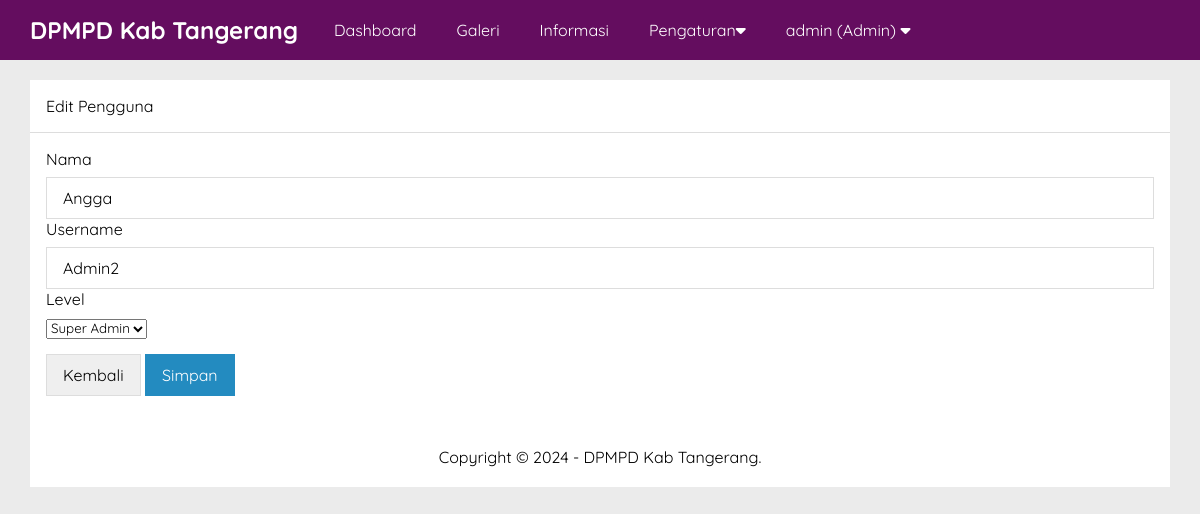
The app's page /admin/edit-pengguna.php?id=19 (signed in) with its own data.
### tables this page shows
CREATE TABLE `pengaturan` (
  `id` int(11) NOT NULL,
  `nama` varchar(50) NOT NULL,
  `email` varchar(50) NOT NULL,
  `telepon` varchar(20) NOT NULL,
  `alamat` text NOT NULL,
  `logo` varchar(50) NOT NULL,
  `favicon` varchar(50) NOT NULL,
  `tentang_sekolah` text NOT NULL,
  `foto_sekolah` varchar(50) NOT NULL,
  `google_maps` text NOT NULL,
  `nama_kepsek` varchar(50) NOT NULL,
  `foto_kepsek` varchar(50) NOT NULL,
  `sambutan_kepsek` text NOT NULL,
  `created_at` timestamp NOT NULL DEFAULT current_timestamp(),
  `updated_at` datetime DEFAULT NULL
);

CREATE TABLE `pengguna` (
  `id` int(11) NOT NULL,
  `nama` varchar(30) NOT NULL,
  `username` varchar(30) NOT NULL,
  `password` varchar(50) NOT NULL,
  `level` enum('Super Admin','Admin') NOT NULL,
  `created_at` timestamp NOT NULL DEFAULT current_timestamp(),
  `updated_at` datetime DEFAULT NULL
);

### admin/edit-pengguna.php (the view, shortened to what this page needs)
<?php include 'header.php' ?>
<?php
    $pengguna = mysqli_query($conn,"SELECT * FROM pengguna WHERE id = '".$_GET['id']."' ");
    $p        = mysqli_fetch_object($pengguna);
?>
            <div class="content">
                <div class="container">
                    <div class="box">
                        <div class="box-header">
                          Edit Pengguna
                        </div>
                        <div class="box-body">
                            <form action ="" method="POST">
                            <div class="form-group">
                                <label>Nama</label>
                                <input type="text" name="nama" placeholder="Nama Lengkap" class="input-control" value="<?=$p->nama
                                ?>" required>
                                <div class="form-group">
                                <label>Username</label>
                                <input type="text" name="user" placeholder="Username" class="input-control" value="<?=$p->username
                                ?>"required>
                                <div class="form-group">
                                <label>Level</label>
                                <select name="level" class="input=control" required>
                                    <option value="Super Admin" <?= ($p->level == 'Super Admin')? 'selected' : ''; ?>> Super Admin</option>
                                </select>
                            </div>
                            <button type="button" class="btn" onclick="window.location = 'pengguna.php'">Kembali</button>
                            <input type="submit" name="submit" value="Simpan" class="btn btn-blue">
                        </form>
                    </div>
                </div>
            </div>
 <?php include 'footer.php' ?>

### admin/header.php (shortened to what this page needs)
<?php
include '../koneksi.php';
$identitas = mysqli_query($conn, "SELECT * FROM pengaturan ORDER BY id DESC LIMIT 1");
$d = mysqli_fetch_object($identitas);
?>
<!DOCTYPE html>
<html>
<head>
    <link rel="stylesheet" type="text/css" href="../assets/css/style.css">
    <link rel="stylesheet" href="https://cdnjs.cloudflare.com/ajax/libs/font-awesome/6.1.1/css/all.min.css" />
</head>
<body class="bg-light">
    <div class="navbar">
        <div class="container">
            <h2 class="nav-brand float-left"><a href="index.php"><?= $d->nama ?></a></h2>
            <ul class="nav-menu float-left">
                <li><a href="index.php">Dashboard</a></li>
                <?php if ($_SESSION['ulevel'] == 'Super Admin') { ?>
                    <li><a href="pengguna.php">Pengguna</a></li>
                <?php } elseif ($_SESSION['ulevel'] == 'Admin') { ?>
                    <li><a href="galeri.php">Galeri</a></li>
                    <li><a href="informasi.php">Informasi</a></li>
                    <li>
                        <a href="#">Pengaturan<i class="fa fa-caret-down"></i></a>
                    </li>
                <?php } ?>
                <li>
                    <a href="#"> <?= $_SESSION['uname'] ?> (<?= $_SESSION['ulevel'] ?>) <i class="fa fa-caret-down"></i></a>
                </li>
            </ul>
        </div class="clearfix">
    </div>

### admin/footer.php
            <div class="footer">
                <div class="container text-center">
                Copyright &copy; 2024 - <?= $d->nama ?>.
            </div>
            </div>
    </body>
</html>

### assets/css/style.css (style rules this page uses)
* { margin:0; padding:0; font-family: 'Quicksand', sans-serif; box-sizing: border-box; }
a { text-decoration: none; }
.float-left { float: left; }
.container { width: 1140px; margin:0 auto; }
.container::after { content: ""; display: block; clear: both; }
.bg-light { background-color: #ebebeb;; }
.box { background-color: #ffF; }
.box-header { padding: 16px; border-bottom: 1px solid #ddd; background-color: #fff; }
.box-body { padding: 16px; background-color: #fff; }
.form-group { margin-bottom:15px; }
.form-group label { display: block; margin-bottom: 8px; }
.form-group .input-control { padding:10px 16px; width: 100%; font-size: 16px; border:1px solid #ddd; }
.btn { border:1px solid #ddd; padding: 10px 16px; font-size: 16px; }
.btn-blue { background-color: #238BC0; color: #fff; border: 1px solid #238BC0; }
.text-center { text-align: center !important; }
.navbar { height: 60px; width: 100%; background-color:#640D5F; position: fixed; top: 0; z-index: 1000; }
.navbar a { color: #fff ; }
.nav-brand { display: inline-block; padding: 15px 0; margin-right: 16px; }
.nav-menu { display: flex; list-style: none; }
.nav-menu li a { padding: 20px; display: inline-block; }
.content { padding: 80px 0 30px 0; }
.footer { padding: 20px 0; }

### records on screen
pengaturan: nama "DPMPD Kab Tangerang"
pengguna: nama "Angga", user "Admin2", level "Super Admin"

### other values on screen
$_SESSION['uname'] "admin"
$_SESSION['ulevel'] "Admin"
